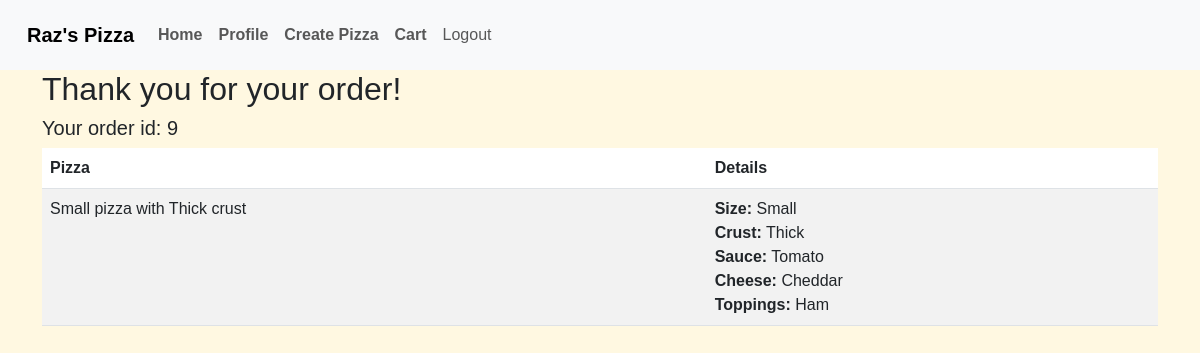
Page /order_confirmation/9 (signed in) on the committed database.
### mainapp/models.py (models this page shows, shortened)
class Order(models.Model):
    user = models.ForeignKey(User, on_delete=models.CASCADE, related_name="orders", help_text="The user who placed the order")
    customer_name = models.CharField(max_length=100, help_text="The customer's name")
    address = models.CharField(max_length=200, help_text="The delivery address")
    card_number = models.CharField(max_length=16, help_text="Credit card number")
    card_expiry_month = models.CharField(max_length=2, help_text="Card expiry month")
    card_expiry_year = models.CharField(max_length=4, help_text="Card expiry year")
    card_cvv = models.CharField(max_length=3, help_text="Card CVV code")
    order_date = models.DateTimeField(auto_now_add=True, help_text="Date and time when the order was placed")

class OrderItem(models.Model):
    order = models.ForeignKey(Order, on_delete=models.CASCADE, related_name="order_items")
    pizza = models.ForeignKey(Pizza, on_delete=models.CASCADE)
    quantity = models.PositiveIntegerField(default=1)
    def __str__(self):
        return f"{self.quantity} x {self.pizza} in Order {self.order.pk}"

class Pizza(models.Model):
    size = models.ForeignKey(Size, on_delete=models.CASCADE)
    crust = models.ForeignKey(CrustType, on_delete=models.CASCADE)
    sauce = models.ForeignKey(Sauce, on_delete=models.CASCADE)
    cheese = models.ForeignKey(Cheese, on_delete=models.CASCADE)
    toppings = models.ManyToManyField(Topping)
    def __str__(self):
        return f"{self.size} pizza with {self.crust} crust"

class Size(models.Model):
    name = models.CharField(max_length=50)
    def __str__(self):
        return self.name

class CrustType(models.Model):
    name = models.CharField(max_length=50)
    def __str__(self):
        return self.name

class Sauce(models.Model):
    name = models.CharField(max_length=50)
    def __str__(self):
        return self.name

class Cheese(models.Model):
    name = models.CharField(max_length=50)
    def __str__(self):
        return self.name

class Topping(models.Model):
    name = models.CharField(max_length=50)
    def __str__(self):
        return self.name

### mainapp/views.py (the view)
# urls.py: path("order_confirmation/<int:id>", views.order_confirmation, name="order_confirmation")
@login_required
def order_confirmation(request, id):
    try:
        order = Order.objects.get(id=id)
    except Order.DoesNotExist:
        return redirect("profile")
    if order.user != request.user:
        return redirect("profile")
    order_items = order.order_items.all()
    print(order_items)
    return render(request, "order_confirmation.html", {"order": order, "order_items": order_items})

### mainapp/templates/order_confirmation.html (shortened to what this page needs)
{% extends "base.html" %}
{% block content %}
<div class="container">
    <h2>Thank you for your order!</h2>
    <h5>Your order id: {{ order.id }}</h5>
    <table class="table table-striped">
        <thead>
          <tr>
            <th scope="col">Pizza</th>
            <th scope="col">Details</th>
          </tr>
        </thead>
        <tbody>
          {% for item in order_items %}
          <tr>
            <td>{{ item.pizza }}</td>
            <td>
              <ul class="list-unstyled mb-0">
                <li><strong>Size:</strong> {{ item.pizza.size }}</li>
                <li><strong>Crust:</strong> {{ item.pizza.crust }}</li>
                <li><strong>Sauce:</strong> {{ item.pizza.sauce }}</li>
                <li><strong>Cheese:</strong> {{ item.pizza.cheese }}</li>
                <li><strong>Toppings:</strong>
                  {% if item.pizza.toppings.all %}
                    {% for topping in item.pizza.toppings.all %}
                      {{ topping }}{% if not forloop.last %}, {% endif %}
                    {% endfor %}
                  {% else %}
                    None
                  {% endif %}
                </li>
              </ul>
            </td>
          </tr>
          {% endfor %}
        </tbody>
      </table>
</div>
{% endblock %}

### mainapp/static/styles.css (style rules this page uses)
body { background-color: #FFF8E1; font-family: 'Poppins', sans-serif; }

### rows in the picture
Order: id "9"
OrderItem: pizza "Small pizza with Thick crust", pizza.size "Small", pizza.crust "Thick", pizza.sauce "Tomato", pizza.cheese "Cheddar"
Topping: name "Ham"
